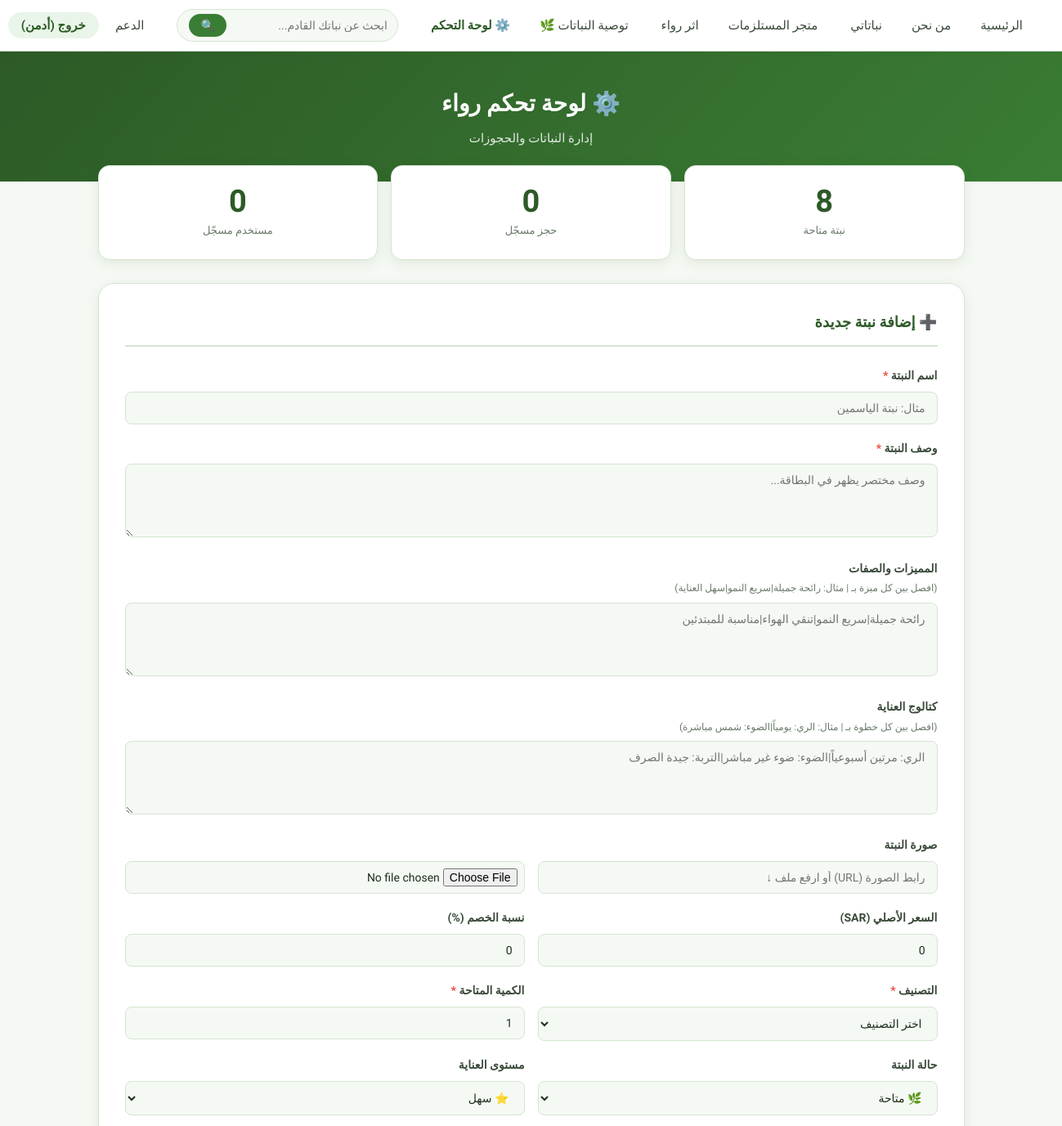
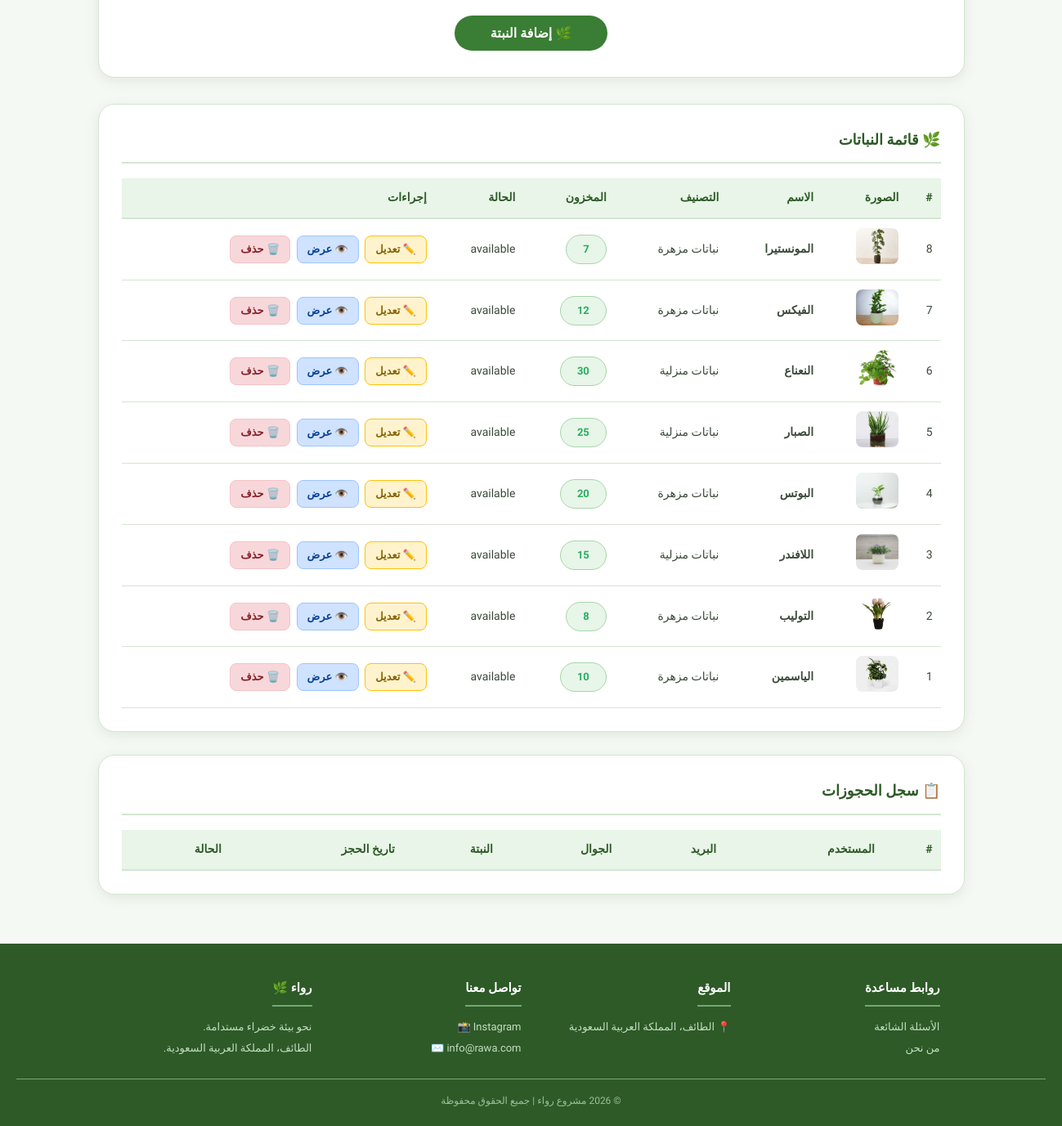
Screenshot of /admin.php (signed in) with the database file from the repository (2 pictures, top to bottom).
### tables this page shows
CREATE TABLE `offer` (
  `id` int(11) NOT NULL,
  `title` varchar(100) DEFAULT NULL,
  `image` varchar(255) DEFAULT NULL,
  `description` text DEFAULT NULL,
  `features` text DEFAULT NULL,
  `care_catalog` text DEFAULT NULL,
  `org_price` decimal(8,2) DEFAULT 0.00,
  `discount` int(11) DEFAULT 0,
  `cat_id` int(11) DEFAULT NULL,
  `user_id` int(11) DEFAULT NULL,
  `quantity` int(11) DEFAULT 0,
  `status` varchar(20) DEFAULT 'available',
  `care_level` varchar(20) DEFAULT 'easy',
  `location_type` varchar(20) DEFAULT 'indoor',
  `temp_tolerance` varchar(20) DEFAULT 'medium',
  `water_freq` varchar(20) DEFAULT 'medium',
  `creation_date` datetime DEFAULT NULL
);

CREATE TABLE `category` (
  `id` int(11) NOT NULL,
  `title` varchar(50) DEFAULT NULL,
  `creation_date` datetime DEFAULT NULL
);

### admin.php (the view, shortened to what this page needs)
<?php
require_once 'connection.php';
$editPlant   = null;
$fieldErrors = [];
$fields = [
    'offerTitle'   => '',
    'offerDesc'    => '',
    'features'     => '',
    'careCatalog'  => '',
    'originalPrice'=> '0',
    'discount'     => '0',
    'category'     => '',
    'quantity'     => '1',
    'status'       => 'available',
    'careLevel'    => 'easy',
    'imageUrl'     => '',
];
$plants  = mysqli_query($conn, "SELECT o.*, c.title AS cat_title FROM offer o LEFT JOIN category c ON o.cat_id=c.id ORDER BY o.id DESC");
$resCount= mysqli_fetch_assoc(mysqli_query($conn, "SELECT COUNT(*) AS cnt FROM reservation"))['cnt'];
$plantCount = mysqli_fetch_assoc(mysqli_query($conn, "SELECT COUNT(*) AS cnt FROM offer WHERE status != 'adopted'"))['cnt'];
$userCount  = mysqli_fetch_assoc(mysqli_query($conn, "SELECT COUNT(*) AS cnt FROM user WHERE is_admin=0"))['cnt'];
include 'header.php';
include 'menu.php';
?>
<div class="page-hero">
    <h1>⚙️ لوحة تحكم رواء</h1>
    <p>إدارة النباتات والحجوزات</p>
</div>
<div class="admin-wrapper">
<div class="admin-stats">
    <div class="stat-card">
        <div class="stat-num"><?php echo $plantCount; ?></div>
        <div class="stat-label">نبتة متاحة</div>
    </div>
    <div class="stat-card">
        <div class="stat-num"><?php echo $resCount; ?></div>
        <div class="stat-label">حجز مسجّل</div>
    </div>
    <div class="stat-card">
        <div class="stat-num"><?php echo $userCount; ?></div>
        <div class="stat-label">مستخدم مسجّل</div>
    </div>
</div>
<div class="admin-form-card">
    <h2><?php echo $editPlant ? '✏️ تعديل النبتة' : '➕ إضافة نبتة جديدة'; ?></h2>
    <form method="POST" action="admin.php" enctype="multipart/form-data" novalidate>
        <div class="fgroup">
            <label>اسم النبتة <span class="req">*</span></label>
            <input type="text" name="offerTitle"
                   class="<?php echo isset($fieldErrors['offerTitle']) ? 'input-invalid' : ''; ?>"
                   value="<?php echo htmlspecialchars($fields['offerTitle']); ?>"
                   placeholder="مثال: نبتة الياسمين">
        </div>
        <div class="fgroup">
            <label>وصف النبتة <span class="req">*</span></label>
            <textarea name="offerDesc"
                      class="<?php echo isset($fieldErrors['offerDesc']) ? 'input-invalid' : ''; ?>"
                      placeholder="وصف مختصر يظهر في البطاقة..."><?php echo htmlspecialchars($fields['offerDesc']); ?></textarea>
        </div>
        <div class="fgroup">
            <label>المميزات والصفات
                <span class="hint-label">(افصل بين كل ميزة بـ | مثال: رائحة جميلة|سريع النمو|سهل العناية)</span>
            </label>
            <textarea name="features" rows="3"
                      placeholder="رائحة جميلة|سريع النمو|تنقي الهواء|مناسبة للمبتدئين"><?php echo htmlspecialchars($fields['features']); ?></textarea>
        </div>
        <div class="fgroup">
            <label>كتالوج العناية
                <span class="hint-label">(افصل بين كل خطوة بـ | مثال: الري: يومياً|الضوء: شمس مباشرة)</span>
            </label>
            <textarea name="careCatalog" rows="4"
                      placeholder="الري: مرتين أسبوعياً|الضوء: ضوء غير مباشر|التربة: جيدة الصرف"><?php echo htmlspecialchars($fields['careCatalog']); ?></textarea>
        </div>
        <div class="fgroup">
            <label>صورة النبتة</label>
            <div class="frow">
                <div>
                    <input type="text" name="imageUrl"
                           value="<?php echo htmlspecialchars($fields['imageUrl']); ?>"
                           placeholder="رابط الصورة (URL) أو ارفع ملف ↓">
                </div>
                <div>
                    <input type="file" name="offerImage" accept="image/*" style="padding:8px;">
                </div>
            </div>
        </div>
        <div class="frow">
            <div class="fgroup">
                <label>السعر الأصلي (SAR)</label>
                <input type="number" name="originalPrice"
                       value="<?php echo htmlspecialchars($fields['originalPrice']); ?>"
                       placeholder="0" min="0" step="0.5">
            </div>
            <div class="fgroup">
                <label>نسبة الخصم (%)</label>
                <input type="number" name="discount"
                       value="<?php echo htmlspecialchars($fields['discount']); ?>"
                       placeholder="0" min="0" max="100">
            </div>
        </div>
        <div class="frow">
            <div class="fgroup">
                <label>التصنيف <span class="req">*</span></label>
                <select name="category"
                        class="<?php echo isset($fieldErrors['category']) ? 'input-invalid' : ''; ?>">
                    <option value="" disabled <?php echo empty($fields['category']) ? 'selected' : ''; ?>>اختر التصنيف</option>
                </select>
            </div>
            <div class="fgroup">
                <label>الكمية المتاحة <span class="req">*</span></label>
                <input type="number" name="quantity"
                       class="<?php echo isset($fieldErrors['quantity']) ? 'input-invalid' : ''; ?>"
                       value="<?php echo htmlspecialchars($fields['quantity']); ?>"
                       placeholder="0" min="0">
            </div>
        </div>
        <div class="frow">
            <div class="fgroup">
                <label>حالة النبتة</label>
                <select name="status">
                    <option value="available" <?php echo $fields['status']==='available'?'selected':''; ?>>🌿 متاحة</option>
                </select>
            </div>
            <div class="fgroup">
                <label>مستوى العناية</label>
                <select name="careLevel">
                    <option value="easy"   <?php echo $fields['careLevel']==='easy'  ?'selected':''; ?>>⭐ سهل</option>
                </select>
            </div>
        </div>
        <div class="form-actions">
            <button type="submit" class="confirm-btn" style="width:auto;padding:12px 44px;">
                <?php echo $editPlant ? '💾 حفظ التعديلات' : '🌿 إضافة النبتة'; ?>
            </button>
        </div>
    </form>
</div>
<div class="admin-table-card">
    <h2>🌿 قائمة النباتات</h2>
    <div style="overflow-x:auto;">
    <table class="admin-table">
        <thead>
            <tr>
                <th>#</th>
                <th>الصورة</th>
                <th>الاسم</th>
                <th>التصنيف</th>
                <th>المخزون</th>
                <th>الحالة</th>
                <th>إجراءات</th>
            </tr>
        </thead>
        <tbody>
        <?php while ($pl = mysqli_fetch_assoc($plants)): ?>
        <tr>
            <td><?php echo $pl['id']; ?></td>
            <td>
                <?php if (!empty($pl['image'])): ?>
                <img src="<?php echo htmlspecialchars($pl['image']); ?>" alt="" style="width:52px;height:44px;object-fit:cover;border-radius:8px;">
                <?php else: ?>—<?php endif; ?>
            </td>
            <td><strong><?php echo htmlspecialchars($pl['title']); ?></strong></td>
            <td><?php echo htmlspecialchars($pl['cat_title'] ?? '—'); ?></td>
            <td>
                <span class="<?php echo $pl['quantity'] > 0 ? 'stock-ok' : 'stock-empty'; ?> stock-count-badge" style="font-size:13px;">
                    <?php echo (int)$pl['quantity']; ?>
                </span>
            </td>
            <td>
                <?php
                $badges = [
                    'available'=>'<span style="color:#27ae60;">🌿 متاحة</span>',
                    'care'     =>'<span style="color:#e67e22;">⚠️ عناية</span>',
                    'reserved' =>'<span style="color:#2980b9;">⏳ محجوزة</span>',
                    'adopted'  =>'<span style="color:#7f8c8d;">✅ منتهية</span>',
                ];
                echo $badges[$pl['status']] ?? $pl['status'];
                ?>
            </td>
            <td>
                <a href="admin.php?edit=<?php echo $pl['id']; ?>" class="admin-btn-edit">✏️ تعديل</a>
                <a href="plant.php?id=<?php echo $pl['id']; ?>" class="admin-btn-view" target="_blank">👁️ عرض</a>
                <a href="admin.php?delete=<?php echo $pl['id']; ?>" class="admin-btn-del"
                   onclick="return confirm('هل تريد حذف هذه النبتة نهائياً؟')">🗑️ حذف</a>
            </td>
        </tr>
        <?php endwhile; ?>
        </tbody>
    </table>
    </div>
</div>
<div class="admin-table-card">
    <h2>📋 سجل الحجوزات</h2>
    <div style="overflow-x:auto;">
    <table class="admin-table">
        <thead>
            <tr>
                <th>#</th>
                <th>المستخدم</th>
                <th>البريد</th>
                <th>الجوال</th>
                <th>النبتة</th>
                <th>تاريخ الحجز</th>
                <th>الحالة</th>
            </tr>
        </thead>
    </table>
    </div>
</div>
</div>
<?php include 'footer.php'; ?>

### css/rawa.css (style rules this page uses)
:root { --green-dark: #2d5a27; --green-main: #3a7d34; --green-mid: #5a8c55; --green-light: #76a871; --green-pale: #e9f5e8; --green-hover: #1f4020; --text-dark: #1e2e1e; --text-body: #3a4a3a; --text-muted: #6a7a6a; --border-color: #d4e5d2; --bg-page: #f5f9f4; --bg-card: #ffffff; --shadow-soft: 0 4px 16px rgba(45,90,39,0.10); --shadow-hover: 0 8px 24px rgba(45,90,39,0.16); --radius-sm: 8px; --radius-md: 14px; --radius-lg: 20px; --radius-pill: 50px; }
*, *::before, *::after { box-sizing: border-box; margin: 0; padding: 0; }
body { font-family: 'Tajawal', sans-serif; background-color: var(--bg-page); color: var(--text-body); direction: rtl; line-height: 1.7; }
.page-hero { background: linear-gradient(135deg, var(--green-dark) 0%, var(--green-main) 100%); color: #fff; padding: 40px 20px; text-align: center; }
.page-hero h1 { font-size: 28px; font-weight: 700; margin-bottom: 6px; }
.page-hero p { font-size: 15px; opacity: 0.85; }
.confirm-btn { background: var(--green-main); color: #fff; border: none; padding: 12px 44px; border-radius: var(--radius-pill); font-family: 'Tajawal', sans-serif; font-size: 16px; font-weight: 700; cursor: pointer; transition: all 0.28s; width: 80%; }
.fgroup { margin-bottom: 18px; }
.fgroup label { display: block; font-size: 14px; font-weight: 600; color: var(--text-body); margin-bottom: 7px; }
.fgroup input, .fgroup select, .fgroup textarea { width: 100%; padding: 11px 14px; border: 1.5px solid var(--border-color); border-radius: var(--radius-sm); font-family: 'Tajawal', sans-serif; font-size: 14px; background: var(--bg-page); color: var(--text-dark); outline: none; transition: border-color 0.2s, box-shadow 0.2s; box-sizing: border-box; }
.fgroup textarea { resize: vertical; min-height: 90px; }
.frow { display: grid; grid-template-columns: 1fr 1fr; gap: 16px; }
.form-actions { display: flex; gap: 12px; justify-content: center; margin-top: 14px; }
.req { color: #e74c3c; }
.stock-count-badge { display: inline-block; padding: 6px 20px; border-radius: var(--radius-pill); font-weight: 700; font-size: 15px; }
.stock-ok { background: #e8f5e9; color: #27ae60; border: 1.5px solid #a5d6a7; }
.admin-wrapper { max-width: 1100px; margin: -20px auto 60px; padding: 0 20px; }
.admin-stats { display: grid; grid-template-columns: repeat(auto-fit, minmax(160px, 1fr)); gap: 16px; margin-bottom: 28px; }
.stat-card { background: var(--bg-card); border: 1.5px solid var(--border-color); border-radius: var(--radius-md); padding: 24px 16px; text-align: center; box-shadow: var(--shadow-soft); }
.stat-num { font-size: 38px; font-weight: 800; color: var(--green-dark); line-height: 1; }
.stat-label { font-size: 13px; color: var(--text-muted); margin-top: 6px; }
.admin-form-card { background: var(--bg-card); border: 1.5px solid var(--border-color); border-radius: var(--radius-lg); padding: 32px; margin-bottom: 32px; box-shadow: var(--shadow-soft); }
.admin-form-card h2 { color: var(--green-dark); font-size: 18px; margin-bottom: 24px; padding-bottom: 12px; border-bottom: 2px solid var(--border-color); }
.admin-table-card { background: var(--bg-card); border: 1.5px solid var(--border-color); border-radius: var(--radius-lg); padding: 28px; margin-bottom: 28px; box-shadow: var(--shadow-soft); }
.admin-table-card h2 { color: var(--green-dark); font-size: 18px; margin-bottom: 18px; padding-bottom: 12px; border-bottom: 2px solid var(--border-color); }
.admin-table { width: 100%; border-collapse: collapse; font-size: 14px; }
.admin-table th { background: var(--green-pale); color: var(--green-dark); font-weight: 700; padding: 12px 10px; text-align: right; border-bottom: 2px solid var(--border-color); }
.admin-table td { padding: 11px 10px; border-bottom: 1px solid var(--border-color); vertical-align: middle; }
.admin-btn-edit, .admin-btn-view, .admin-btn-del { display: inline-block; padding: 5px 12px; border-radius: var(--radius-sm); font-size: 13px; font-weight: 600; text-decoration: none; margin-left: 4px; transition: opacity 0.2s; cursor: pointer; border: none; }
.admin-btn-edit { background: #fff3cd; color: #856404; border: 1px solid #ffc107; }
.admin-btn-view { background: #cfe2ff; color: #084298; border: 1px solid #9ec5fe; }
.admin-btn-del { background: #f8d7da; color: #842029; border: 1px solid #f5c2c7; }
.hint-label { font-weight: 400; font-size: 12px; color: var(--text-muted); display: block; margin-top: 2px; }

### rows the page displays
offer: id "8", image (picture), title "المونستيرا", cat.title "نباتات مزهرة", quantity "7", status "available"
offer: id "7", image (picture), title "الفيكس", cat.title "نباتات مزهرة", quantity "12", status "available"
offer: id "6", image (picture), title "النعناع", cat.title "نباتات منزلية", quantity "30", status "available"
offer: id "5", image (picture), title "الصبار", cat.title "نباتات منزلية", quantity "25", status "available"
offer: id "4", image (picture), title "البوتس", cat.title "نباتات مزهرة", quantity "20", status "available"
offer: id "3", image (picture), title "اللافندر", cat.title "نباتات منزلية", quantity "15", status "available"
offer: id "2", image (picture), title "التوليب", cat.title "نباتات مزهرة", quantity "8", status "available"
offer: id "1", image (picture), title "الياسمين", cat.title "نباتات مزهرة", quantity "10", status "available"

### other values shown
$_SESSION['first_name'] "أدمن"
$plantCount "8"
$resCount "0"
$userCount "0"
